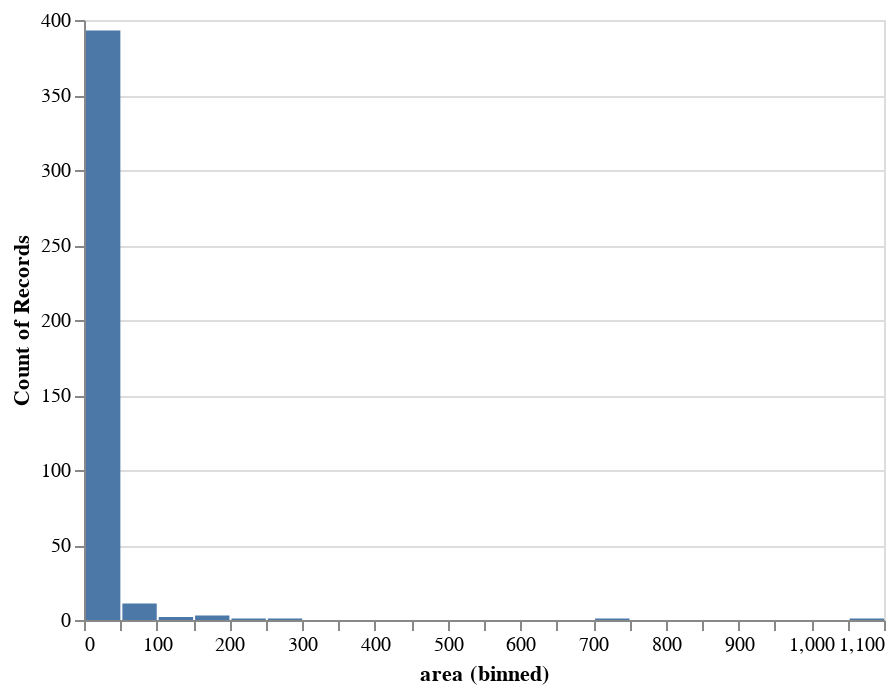

Source (notebook cell):
### Markdown cell above
We start by plotting our target variable (the burnt area of the forest).

### Code cell
alt.Chart(train_set).mark_bar().encode(
    alt.X("area", bin = alt.Bin(maxbins = 30)),
    y = "count()"
)

### Figure 1 — Vega-Lite specification as saved in the notebook (floating-point values rounded to 4 significant figures; data arrays with more than 128 entries replaced by an {"elided": "..."} marker saying what was removed)
{"$schema": "https://vega.github.io/schema/vega-lite/v4.8.1.json", "config": {"view": {"continuousHeight": 300, "continuousWidth": 400}}, "data": {"name": "data-47d57077094cd615322aea6c21f7e3d6"}, "datasets": {"data-47d57077094cd615322aea6c21f7e3d6": {"elided": "413 records"}}, "encoding": {"x": {"bin": {"maxbins": 30}, "field": "area", "type": "quantitative"}, "y": {"aggregate": "count", "type": "quantitative"}}, "mark": "bar"}
